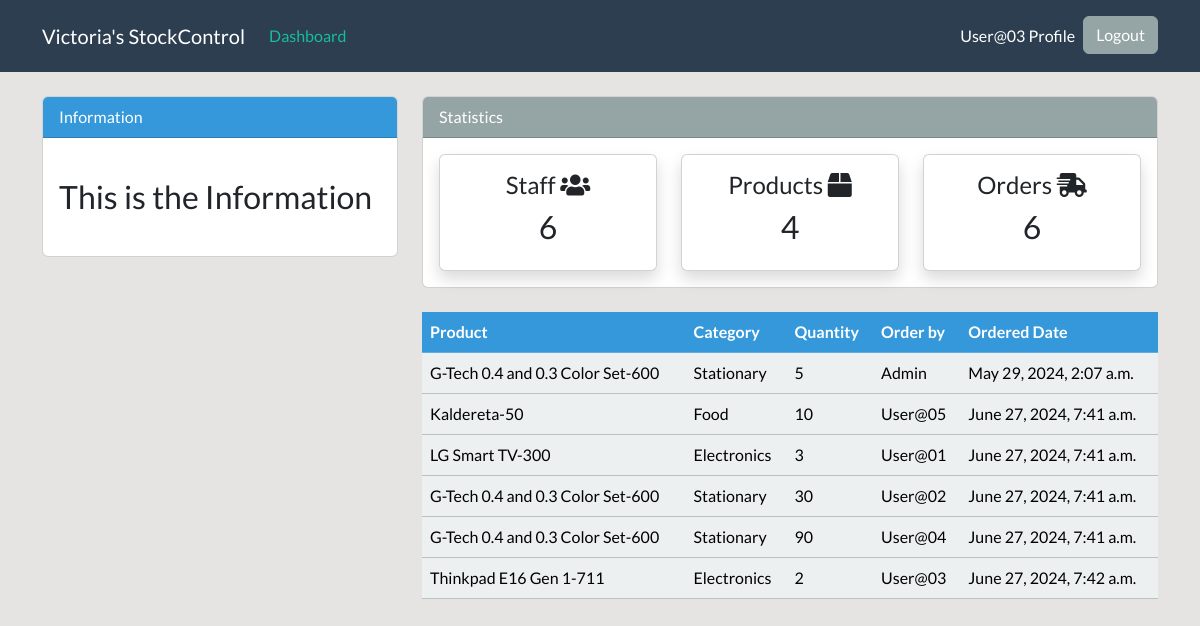
/order/ (signed in), run on an earlier commit of the app's database.
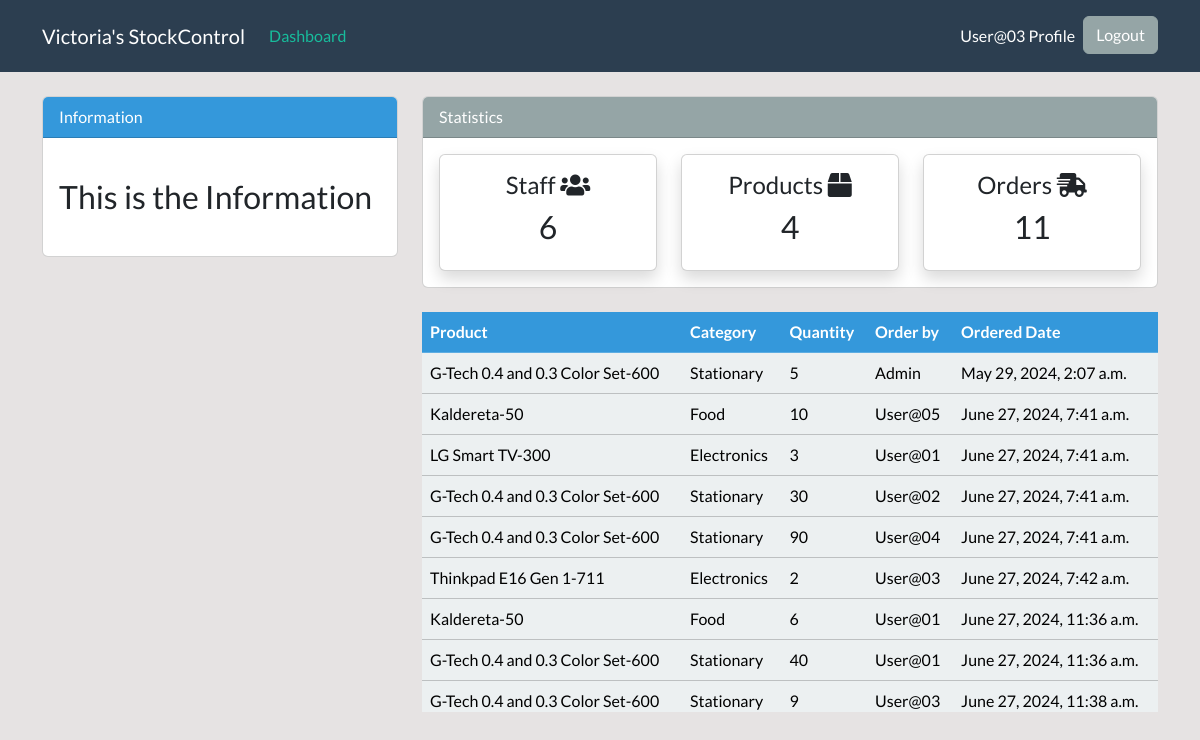
And on a later commit of the database.
### dashboard/models.py (models this page shows, shortened)
class Order(models.Model):
    product = models.ForeignKey(Product, on_delete=models.CASCADE, null=True)
    staff = models.ForeignKey(User, on_delete=models.CASCADE, null=True)
    order_quantity = models.PositiveIntegerField(null=True)
    date = models.DateTimeField(auto_now_add=True)
    class Meta:
        verbose_name_plural = 'Order'

class Product(models.Model):
    name = models.CharField(max_length=100,null=True)
    category = models.CharField(max_length=20, choices=CATEGORY, null=True)
    quantity = models.PositiveBigIntegerField(null=True)
    def __str__(self):
        return f'{self.name}-{self.quantity}'
    class Meta:
        verbose_name_plural = 'Product'

### dashboard/views.py (the view)
# urls.py: path('order/',views.order, name='dashboard-order'),
@login_required
def order(request):
    employee = User.objects.all()
    products = Product.objects.all()
    orders = Order.objects.all()
    employee_count = employee.count()
    product_count = products.count()
    order_count = orders.count()
    context = {
        'orders': orders,
        'employee_count': employee_count,
        'product_count': product_count,
        'order_count': order_count,
    }
    return render(request, 'dashboard/order.html', context)

### templates/dashboard/order.html (shortened to what this page needs)
{% extends 'component/basePage.html' %}
{% block content %}
{% include 'component/topStatisticsAndInfo.html' %}
<div class="container">
    <div class="row my-4">
        <div class="col-md-4">
        </div>
        <div class="col-md-8 overflow-scroll table-responsive" style="max-height: 400px;">
            <table class="table table-light table-hover">
                <thead class="table-info sticky-top">
                    <tr class="text-white">
                        <th scope="col">Product</th>
                        <th scope="col">Category</th>
                        <th scope="col">Quantity</th>
                        <th scope="col">Order by</th>
                        <th scope="col">Ordered Date</th>
                    </tr>
                </thead>
                <tbody>
                    {% for order in orders %}
                    <tr>
                        <td>{{ order.product }}</td>
                        <td>{{ order.product.category }}</td>
                        <td>{{ order.order_quantity }}</td>
                        <td>{{ order.staff.username }}</td>
                        <td>{{ order.date }}</td>
                    </tr>
                    {% endfor %}
                </tbody>
            </table>
        </div>
    </div>
</div>
{% endblock %}

### templates/component/basePage.html (shortened to what this page needs)
{% load static %}
<!doctype html>
<html lang="en">
  <head>
    <link rel="stylesheet" href="https://bootswatch.com/5/flatly/bootstrap.min.css">
    <link rel="stylesheet" href="https://use.fontawesome.com/releases/v5.15.2/css/all.css"
>
     <link rel="stylesheet" href="{% static '/assets/style.css' %}">
  </head>
  <body>
    {% include 'component/navBarComponent.html' %}
    {% block content %}
    {% endblock %}
  </body>
</html>

### templates/component/navBarComponent.html (shortened to what this page needs)
{% load crispy_forms_tags %}
<nav class="navbar navbar-expand-lg bg-primary" data-bs-theme="dark">
  <div class="container">
    {% if user.is_authenticated %}
    <a class="navbar-brand" href="{% url 'dashboard-index' %}">Victoria's StockControl</a>
    <div class="collapse navbar-collapse" id="navbarColor01">
      <ul class="navbar-nav me-auto">
        <li class="nav-item">
          <a class="nav-link active" href="{% url 'dashboard-index' %}">Dashboard
          </a>
        </li>
      </ul>
      <ul class="navbar-nav ml-auto">
        <li class="nav-item">
          <a class="nav-link" href="{% url 'user-profile' %}">{{ user.username }}
            Profile
            <span class="visually-hidden">(current)</span></a>
        </li>
        <form method="POST" action="{% url 'user-logout' %}">
          <button class="btn btn-secondary my-2 my-sm-0" type="submit" fdprocessedid="mhuq5j">Logout</button>
        </form>
      </ul>
        {% endif %}
      </div>
    </div>
</nav>

### templates/component/topStatisticsAndInfo.html
    <div class="container">
        <div class="row mt-4">
            <div class="col-md-4">
                <div class="card">
                    <div class="card-header bg-info text-white">
                        Information
                    </div>
                    <div class="card-body">
                        <marquee behavior="" direction="">
                            <h3 class="my-4">This is the Information</h3>
                        </marquee>
                    </div>
                </div>
            </div>
            <div class="col-md-8">
                <div class="card">
                    <div class="card-header bg-secondary text-white">
                        Statistics
                    </div>
                    <div class="card-body">
                        <div class="row">
                            <div class="col-md-4">
                                <a class="text-decoration-none text-dark" href="{% url 'dashboard-staff' %}">
                                    <div class="card shadow text-center p-3 my-card">
                                        <h4>Staff <i class="fas fa-users"></i></h4>
                                        <h3>{{employee_count}}</h3>
                                    </div>
                                </a>
                            </div>
                            <div class="col-md-4">
                                <a class="text-decoration-none text-dark" href="{% url 'dashboard-product' %}">
                                    <div class="card shadow text-center p-3 my-card">
                                        <h4>Products <i class="fas fa-box"></i></h4>
                                        <h3>{{product_count}}</h3>
                                    </div>
                                </a>
                            </div>
                            <div class="col-md-4">
                                <a class="text-decoration-none text-dark" href="{% url 'dashboard-order' %}">
                                    <div class="card shadow text-center p-3 my-card">
                                        <h4>Orders <i class="fas fa-shipping-fast"></i></h4>
                                        <h3>{{order_count}}</h3>
                                    </div>
                                </a>
                            </div>
                        </div>
                    </div>
                </div>
            </div>
        </div>
    </div>

### static/assets/style.css (style rules this page uses)
body { background: rgb(230, 227, 227); }
.my-card { transition: transform 0.2s ease-in-out; }

What changed in the data, as far as the page shows it:
added Order: product "Kaldereta-50", product.category "Food", order_quantity "6", staff.username "User@01", date "June 27, 2024, 11:36 a.m."
added Order: product "G-Tech 0.4 and 0.3 Color Set-600", product.category "Stationary", order_quantity "40", staff.username "User@01", date "June 27, 2024, 11:36 a.m."
added Order: product "G-Tech 0.4 and 0.3 Color Set-600", product.category "Stationary", order_quantity "9", staff.username "User@03", date "June 27, 2024, 11:38 a.m."
Also different on the page:
{{ order_count }}: "6" → "11"
